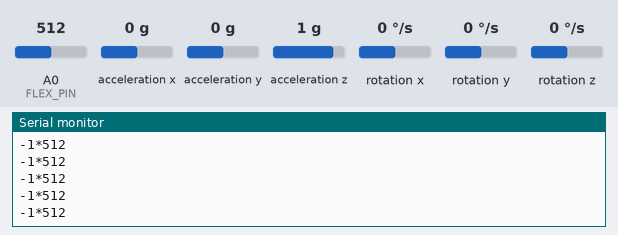
Simulated run of this sketch. Board: Arduino Uno, built with avr-gcc and run on an emulated ATmega328P. On the bench: the last lines printed to the serial monitor. Wiring (inferred from the names in the program): MPU-6050 motion sensor at I2C address 0x68. The inputs (shaded band) are chosen by the test bench; at power-on: A0 (FLEX_PIN) = 512, acceleration z 1 g, acceleration x 0 g, acceleration y 0 g, rotation x 0 °/s, rotation y 0 °/s, rotation z 0 °/s.

Above: at 1.2 s.
1.3 s: A0 (FLEX_PIN) set to 499
At 1.9 s:
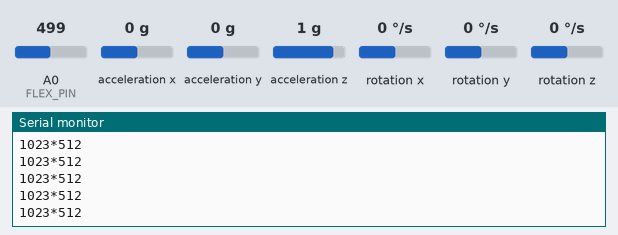
4.3 s: acceleration z set to -1.4 g
At 4.9 s:
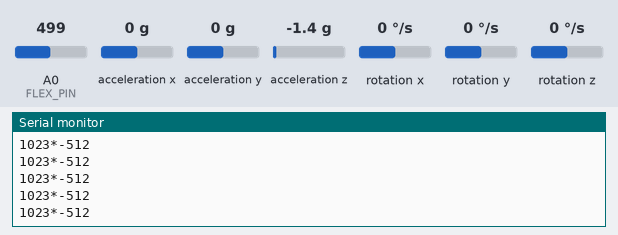
5.8 s: acceleration z set to -0.8 g
At 6.6 s:
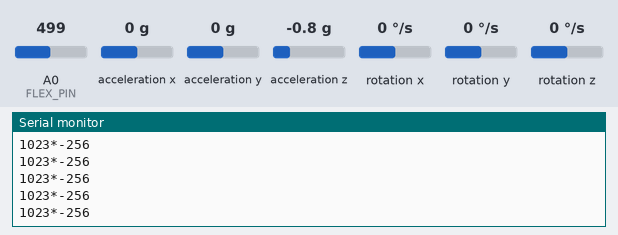
7.3 s: A0 (FLEX_PIN) set to 522
At 7.8 s:
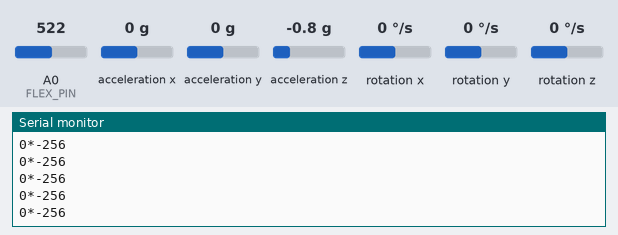
Timing chart, 0 to 9.8 s (numbered marks = the images above; inputs shaded):
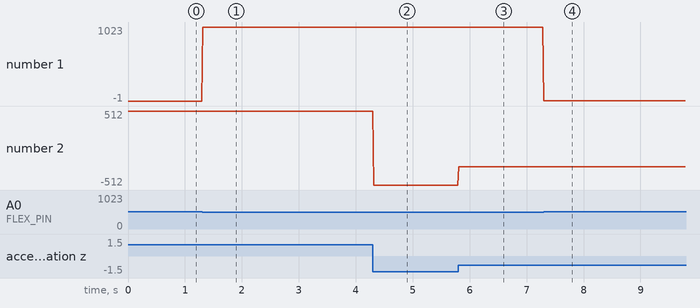

The sketch:

flex-gyro1.ino
```cpp
#include<Wire.h>

#define MPU 0x68
  const  int FLEX_PIN = A0; //27

  int flexADC_min = 1023;
  int flexADC_max = 0;
  int maxGy = 512;
  int minGy = -512;
int16_t ivmeX,ivmeY,ivmeZ,IsI,GyX,GyY,GyZ;
int GyYY;
void setup() {
  Serial.begin(9600);
  Wire.begin();
  Wire.beginTransmission(MPU);
  Wire.write(0x6B);
  Wire.write(0);
  Wire.endTransmission(true);
   // put your setup code here, to run once:
  pinMode(FLEX_PIN, INPUT);
}

void loop() {
  verileriOku(); // put your main code here, to run repeatedly:
  int flexADC = analogRead(FLEX_PIN);
  flexADC = 1023 - flexADC;
  if (flexADC > flexADC_max) flexADC_max = flexADC;
  if (flexADC < flexADC_min) flexADC_min = flexADC;
  flexADC = map(flexADC, flexADC_min, flexADC_max, 0, 1023);
  //Serial.println(flexADC);
  Serial.println( String(flexADC)+ "*" + String(GyYY));


  delay(20);
}
void verileriOku(){
  Wire.beginTransmission(MPU);
  Wire.write(0x3B); // mpu6050 nin ilk sensör verisinin adresi.
  Wire.endTransmission(false);
  Wire.requestFrom(MPU,14,true); //0X3B den başlayan 14 bitlik veri istendi. İçinde tüm değerlerimiz var.
  GyX=Wire.read()<<8|Wire.read();
  GyY=Wire.read()<<8|Wire.read();
  GyY=Wire.read()<<8|Wire.read();
  if (GyY > maxGy) maxGy = GyY ;
  if ( GyY < minGy) minGy = GyY ;
  GyYY=map(GyY,minGy,maxGy,-512,512);


}
```

Measured:
- after the input at 1.3 s, the serial monitor: prints a new line at once (image 1)
- after the input at 4.3 s, the serial monitor: prints a new line at once (image 2)
- after the input at 5.8 s, the serial monitor: prints a new line at once (image 3)
- after the input at 7.3 s, the serial monitor: prints a new line at once (image 4)
- plotted number 1: -1 → 1023 after the input at 1.3 s, 1023 → 0 after the input at 7.3 s
- plotted number 2: 512 → -512 after the input at 4.3 s, -512 → -256 after the input at 5.8 s
